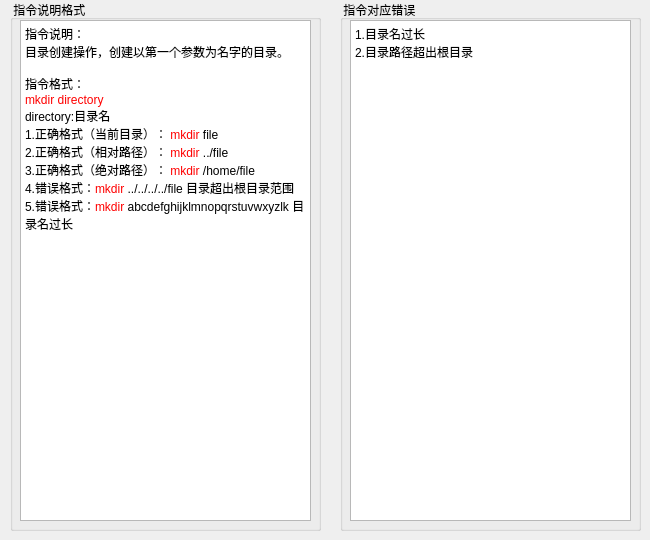
   <widget class="QWidget" name="tab_7">
    <attribute name="title">
     <string>mkdir</string>
    </attribute>
    <widget class="QGroupBox" name="groupBox_10">
     <property name="geometry">
      <rect>
       <x>10</x>
       <y>0</y>
       <width>311</width>
       <height>531</height>
      </rect>
     </property>
     <property name="title">
      <string> 指令说明格式</string>
     </property>
     <widget class="QTextBrowser" name="textBrowser_14">
      <property name="geometry">
       <rect>
        <x>10</x>
        <y>20</y>
        <width>291</width>
        <height>501</height>
       </rect>
      </property>
      <property name="html">
       <string>&lt;!DOCTYPE HTML PUBLIC &quot;-//W3C//DTD HTML 4.0//EN&quot; &quot;http://www.w3.org/TR/REC-html40/strict.dtd&quot;&gt;
&lt;html&gt;&lt;head&gt;&lt;meta name=&quot;qrichtext&quot; content=&quot;1&quot; /&gt;&lt;style type=&quot;text/css&quot;&gt;
p, li { white-space: pre-wrap; }
&lt;/style&gt;&lt;/head&gt;&lt;body style=&quot; font-family:'SimSun'; font-size:9pt; font-weight:400; font-style:normal;&quot;&gt;
&lt;p style=&quot; margin-top:0px; margin-bottom:0px; margin-left:0px; margin-right:0px; -qt-block-indent:0; text-indent:0px;&quot;&gt;指令说明：&lt;/p&gt;
&lt;p style=&quot; margin-top:0px; margin-bottom:0px; margin-left:0px; margin-right:0px; -qt-block-indent:0; text-indent:0px;&quot;&gt;目录创建操作，创建以第一个参数为名字的目录。&lt;/p&gt;
&lt;p style=&quot;-qt-paragraph-type:empty; margin-top:0px; margin-bottom:0px; margin-left:0px; margin-right:0px; -qt-block-indent:0; text-indent:0px;&quot;&gt;&lt;br /&gt;&lt;/p&gt;
&lt;p style=&quot; margin-top:0px; margin-bottom:0px; margin-left:0px; margin-right:0px; -qt-block-indent:0; text-indent:0px;&quot;&gt;指令格式：&lt;/p&gt;
&lt;p style=&quot; margin-top:0px; margin-bottom:0px; margin-left:0px; margin-right:0px; -qt-block-indent:0; text-indent:0px;&quot;&gt;&lt;span style=&quot; color:#ff0000;&quot;&gt;mkdir directory&lt;/span&gt;&lt;/p&gt;
&lt;p style=&quot; margin-top:0px; margin-bottom:0px; margin-left:0px; margin-right:0px; -qt-block-indent:0; text-indent:0px;&quot;&gt;&lt;span style=&quot; font-family:'黑体';&quot;&gt;directory:目录名&lt;/span&gt;&lt;/p&gt;
&lt;p style=&quot; margin-top:0px; margin-bottom:0px; margin-left:0px; margin-right:0px; -qt-block-indent:0; text-indent:0px;&quot;&gt;1.正确格式（当前目录）： &lt;span style=&quot; color:#ff0000;&quot;&gt;mkdir&lt;/span&gt; file&lt;/p&gt;
&lt;p style=&quot; margin-top:0px; margin-bottom:0px; margin-left:0px; margin-right:0px; -qt-block-indent:0; text-indent:0px;&quot;&gt;2.正确格式（相对路径）：&lt;span style=&quot; color:#ff0000;&quot;&gt; mkdir&lt;/span&gt; ../file&lt;/p&gt;
&lt;p style=&quot; margin-top:0px; margin-bottom:0px; margin-left:0px; margin-right:0px; -qt-block-indent:0; text-indent:0px;&quot;&gt;3.正确格式（绝对路径）：&lt;span style=&quot; color:#ff0000;&quot;&gt; mkdir&lt;/span&gt; /home/file&lt;/p&gt;
&lt;p style=&quot; margin-top:0px; margin-bottom:0px; margin-left:0px; margin-right:0px; -qt-block-indent:0; text-indent:0px;&quot;&gt;4.错误格式：&lt;span style=&quot; color:#ff0000;&quot;&gt;mkdir&lt;/span&gt; ../../../../file 目录超出根目录范围&lt;/p&gt;
&lt;p style=&quot; margin-top:0px; margin-bottom:0px; margin-left:0px; margin-right:0px; -qt-block-indent:0; text-indent:0px;&quot;&gt;5.错误格式：&lt;span style=&quot; color:#ff0000;&quot;&gt;mkdir&lt;/span&gt; abcdefghijklmnopqrstuvwxyzlk 目录名过长&lt;/p&gt;&lt;/body&gt;&lt;/html&gt;</string>
      </property>
     </widget>
    </widget>
    <widget class="QGroupBox" name="groupBox_9">
     <property name="geometry">
      <rect>
       <x>340</x>
       <y>0</y>
       <width>301</width>
       <height>531</height>
      </rect>
     </property>
     <property name="title">
      <string> 指令对应错误</string>
     </property>
     <widget class="QTextBrowser" name="textBrowser_13">
      <property name="geometry">
       <rect>
        <x>10</x>
        <y>20</y>
        <width>281</width>
        <height>501</height>
       </rect>
      </property>
      <property name="html">
       <string>&lt;!DOCTYPE HTML PUBLIC &quot;-//W3C//DTD HTML 4.0//EN&quot; &quot;http://www.w3.org/TR/REC-html40/strict.dtd&quot;&gt;
&lt;html&gt;&lt;head&gt;&lt;meta name=&quot;qrichtext&quot; content=&quot;1&quot; /&gt;&lt;style type=&quot;text/css&quot;&gt;
p, li { white-space: pre-wrap; }
&lt;/style&gt;&lt;/head&gt;&lt;body style=&quot; font-family:'SimSun'; font-size:9pt; font-weight:400; font-style:normal;&quot;&gt;
&lt;p style=&quot; margin-top:0px; margin-bottom:0px; margin-left:0px; margin-right:0px; -qt-block-indent:0; text-indent:0px;&quot;&gt;1.目录名过长&lt;/p&gt;
&lt;p style=&quot; margin-top:0px; margin-bottom:0px; margin-left:0px; margin-right:0px; -qt-block-indent:0; text-indent:0px;&quot;&gt;2.目录路径超出根目录&lt;/p&gt;&lt;/body&gt;&lt;/html&gt;</string>
      </property>
     </widget>
    </widget>
   </widget>
